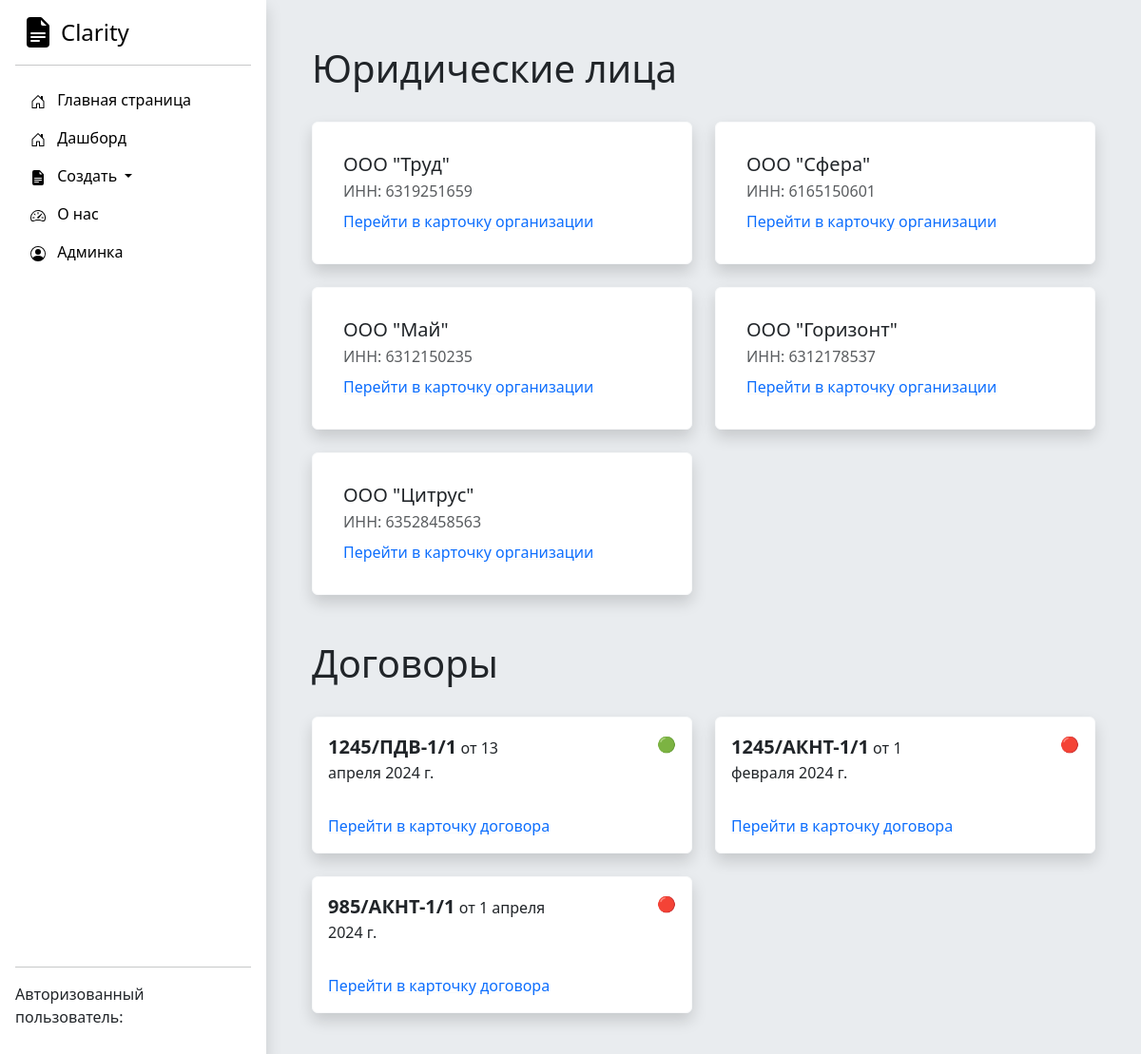
/, run on an earlier commit of the app's database.
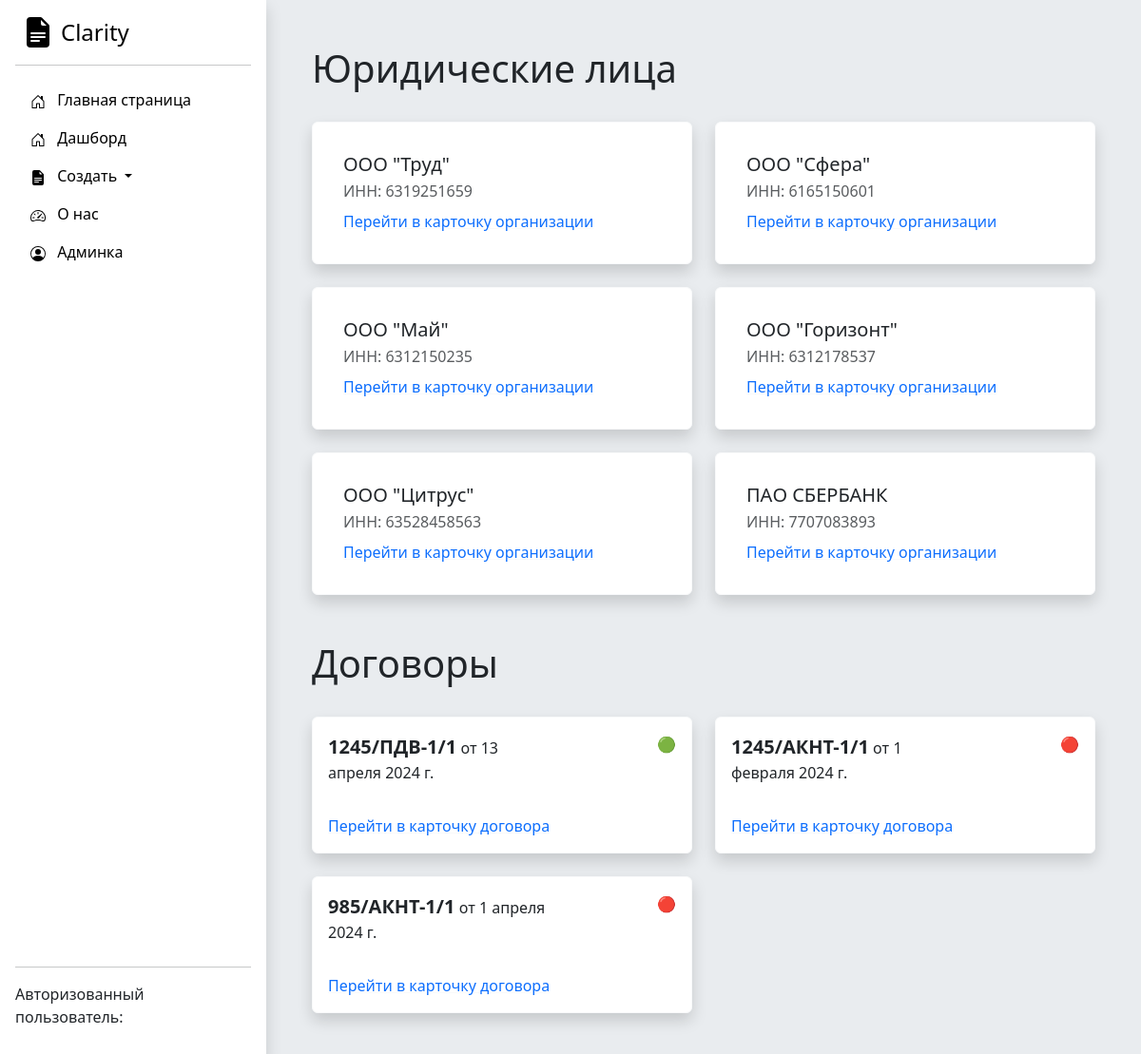
And on a later commit of the database.
### Accounting/models.py (models this page shows, shortened)
class Organization(models.Model):
    full_name = models.CharField('Полное наименование', max_length=250)
    short_name = models.CharField('Краткое наименование', max_length=250)
    inn = models.IntegerField('ИНН')
    kpp = models.IntegerField('КПП')
    ur_adres = models.TextField('Юридический адрес')
    management_full_name = models.CharField('Управляющее лицо', max_length=250)
    management_post = models.CharField('Должность управляющего лица', max_length=250)
    class Meta:
        verbose_name = "Юридическое лицо"
        verbose_name_plural = "Юридические лица"

class Dogovor(models.Model):
    nomer_dogovora = models.CharField('Номер договора', max_length=250)
    date_of_signing = models.DateField('Дата начала действия договора')
    web_site = models.CharField('Веб сайт', max_length=250)
    contract_completed = models.BooleanField('Активный договор')
    basic_price = models.IntegerField('Цена догвора')
    service_type = models.ForeignKey(Service_type, on_delete=models.DO_NOTHING)
    organization = models.ForeignKey(Organization, on_delete=models.CASCADE)
    class Meta:
        verbose_name = "Договор"
        verbose_name_plural = "Договоры"

### Accounting/views.py (the view)
# urls.py: path('', views.index, name='home'),
def index(request):
    organization_list = Organization.objects.all()
    dogovor_list = Dogovor.objects.all()
    service_list = Service.objects.all()
    content = {
        'title': 'Главная страница сайта',
        'organization_list': organization_list,
        'dogovor_list': dogovor_list,
        'service_list': service_list
    }
    return render(request, 'Accounting/index.html', content)

### DAM/templates/Accounting/index.html (shortened to what this page needs)
{% extends 'Accounting/base.html' %}
{% block content %}
<h1>Юридические лица</h1>
<div class="row row-cols-1 row-cols-md-2 g-4">
{% for el in organization_list %}
      <div class="col">
 <div class="card border-light shadow p-3 bg-body rounded">
<div class="card-body">
    <h5 class="card-title">{{ el.short_name }}</h5>
    <p class="card-subtitle mb-2 text-body-secondary">ИНН: {{ el.inn }}</p>
    <a class="link-underline-light" href="/organization/{{ el.id }}"> Перейти в карточку организации </a>
</div>
     </div>
          </div>
{% endfor %}
     </div>
<h1>Договоры</h1>
<div class="row row-cols-1 row-cols-md-2 g-4">
{% for el in dogovor_list %}
<div class="col">
                <div class="card border-light shadow bg-body rounded">
                    <div class="pt-3 ps-3 pe-3 row">
                        <p class="col-8"><span class="fs-5 fw-bold">{{ el.nomer_dogovora }}</span> от {{ el.date_of_signing }}</p>
                        <p class="col-4 text-end">
                            {% if el.contract_completed is True %}
                            🟢
                            {% else %}
                            🔴
                            {% endif %}
                        </p>
                    </div>
                    <div class="card-body">
                        <a class="link-underline-light" href="/dogovor/{{ el.id }}"> Перейти в карточку договора </a>
                    </div>
                </div>
            </div>
{% endfor %}
</div>
{% endblock %}

What changed in the data, as far as the page shows it:
added Organization: short_name "ПАО СБЕРБАНК", inn "7707083893"
